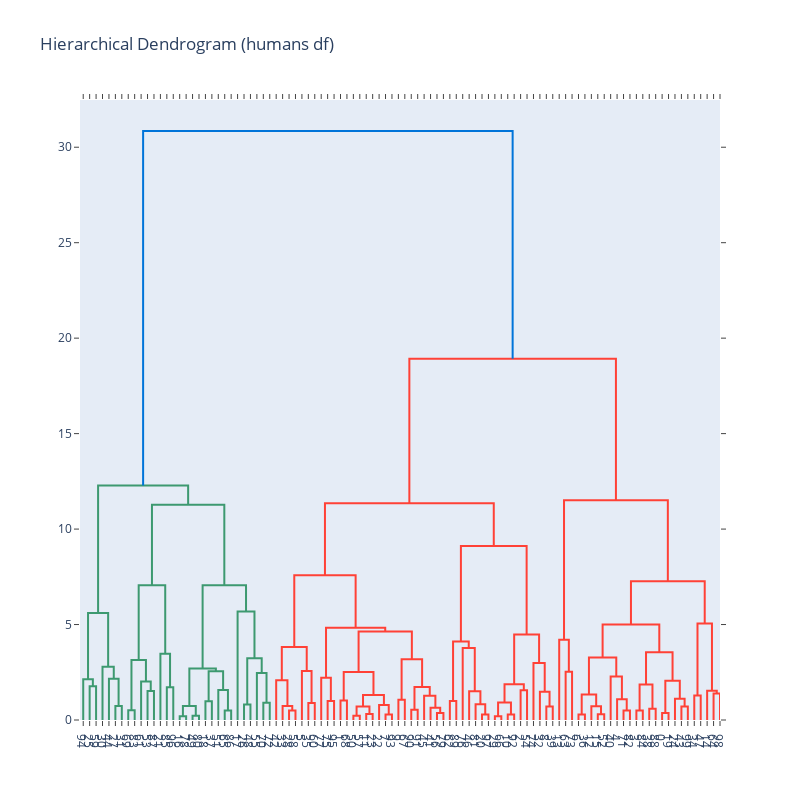

The cell this chart's notebook holds for it:
### Code cell
hr_df = df[['che_di', 'hip_gi']]
fig = ff.create_dendrogram(hr_df.sample(100))
fig.update_layout(title='Hierarchical Dendrogram (humans df)',
                  width=800, height=800)
fig.show()

### Figure 1 — Plotly figure (JSON) as saved in the notebook; plotly's stock layout.template omitted (floating-point values rounded to 4 significant figures)
{"data": [{"hoverinfo": "text", "marker": {"color": "rgb(61,153,112)"}, "mode": "lines", "type": "scatter", "x": [15, 15, 25, 25], "xaxis": "x", "y": [0, 1.772, 1.772, 0], "yaxis": "y"}, {"hoverinfo": "text", "marker": {"color": "rgb(61,153,112)"}, "mode": "lines", "type": "scatter", "x": [5, 5, 20, 20], "xaxis": "x", "y": [0, 2.138, 2.138, 1.772], "yaxis": "y"}, {"hoverinfo": "text", "marker": {"color": "rgb(61,153,112)"}, "mode": "lines", "type": "scatter", "x": [55, 55, 65, 65], "xaxis": "x", "y": [0, 0.728, 0.728, 0], "yaxis": "y"}, {"hoverinfo": "text", "marker": {"color": "rgb(61,153,112)"}, "mode": "lines", "type": "scatter", "x": [45, 45, 60, 60], "xaxis": "x", "y": [0, 2.163, 2.163, 0.728], "yaxis": "y"}, {"hoverinfo": "text", "marker": {"color": "rgb(61,153,112)"}, "mode": "lines", "type": "scatter", "x": [35, 35, 52.5, 52.5], "xaxis": "x", "y": [0, 2.789, 2.789, 2.163], "yaxis": "y"}, {"hoverinfo": "text", "marker": {"color": "rgb(61,153,112)"}, "mode": "lines", "type": "scatter", "x": [12.5, 12.5, 43.75, 43.75], "xaxis": "x", "y": [2.138, 5.608, 5.608, 2.789], "yaxis": "y"}, {"hoverinfo": "text", "marker": {"color": "rgb(61,153,112)"}, "mode": "lines", "type": "scatter", "x": [75, 75, 85, 85], "xaxis": "x", "y": [0, 0.5099, 0.5099, 0], "yaxis": "y"}, {"hoverinfo": "text", "marker": {"color": "rgb(61,153,112)"}, "mode": "lines", "type": "scatter", "x": [105, 105, 115, 115], "xaxis": "x", "y": [0, 1.513, 1.513, 0], "yaxis": "y"}, {"hoverinfo": "text", "marker": {"color": "rgb(61,153,112)"}, "mode": "lines", "type": "scatter", "x": [95, 95, 110, 110], "xaxis": "x", "y": [0, 2.012, 2.012, 1.513], "yaxis": "y"}, {"hoverinfo": "text", "marker": {"color": "rgb(61,153,112)"}, "mode": "lines", "type": "scatter", "x": [80, 80, 102.5, 102.5], "xaxis": "x", "y": [0.5099, 3.138, 3.138, 2.012], "yaxis": "y"}, {"hoverinfo": "text", "marker": {"color": "rgb(61,153,112)"}, "mode": "lines", "type": "scatter", "x": [135, 135, 145, 145], "xaxis": "x", "y": [0, 1.72, 1.72, 0], "yaxis": "y"}, {"hoverinfo": "text", "marker": {"color": "rgb(61,153,112)"}, "mode": "lines", "type": "scatter", "x": [125, 125, 140, 140], "xaxis": "x", "y": [0, 3.466, 3.466, 1.72], "yaxis": "y"}, {"hoverinfo": "text", "marker": {"color": "rgb(61,153,112)"}, "mode": "lines", "type": "scatter", "x": [91.25, 91.25, 132.5, 132.5], "xaxis": "x", "y": [3.138, 7.06, 7.06, 3.466], "yaxis": "y"}, {"hoverinfo": "text", "marker": {"color": "rgb(61,153,112)"}, "mode": "lines", "type": "scatter", "x": [155, 155, 165, 165], "xaxis": "x", "y": [0, 0.2, 0.2, 0], "yaxis": "y"}, {"hoverinfo": "text", "marker": {"color": "rgb(61,153,112)"}, "mode": "lines", "type": "scatter", "x": [175, 175, 185, 185], "xaxis": "x", "y": [0, 0.2236, 0.2236, 0], "yaxis": "y"}, {"hoverinfo": "text", "marker": {"color": "rgb(61,153,112)"}, "mode": "lines", "type": "scatter", "x": [160, 160, 180, 180], "xaxis": "x", "y": [0.2, 0.728, 0.728, 0.2236], "yaxis": "y"}, {"hoverinfo": "text", "marker": {"color": "rgb(61,153,112)"}, "mode": "lines", "type": "scatter", "x": [195, 195, 205, 205], "xaxis": "x", "y": [0, 0.9849, 0.9849, 0], "yaxis": "y"}, {"hoverinfo": "text", "marker": {"color": "rgb(61,153,112)"}, "mode": "lines", "type": "scatter", "x": [225, 225, 235, 235], "xaxis": "x", "y": [0, 0.5, 0.5, 0], "yaxis": "y"}, {"hoverinfo": "text", "marker": {"color": "rgb(61,153,112)"}, "mode": "lines", "type": "scatter", "x": [215, 215, 230, 230], "xaxis": "x", "y": [0, 1.565, 1.565, 0.5], "yaxis": "y"}, {"hoverinfo": "text", "marker": {"color": "rgb(61,153,112)"}, "mode": "lines", "type": "scatter", "x": [200, 200, 222.5, 222.5], "xaxis": "x", "y": [0.9849, 2.55, 2.55, 1.565], "yaxis": "y"}, {"hoverinfo": "text", "marker": {"color": "rgb(61,153,112)"}, "mode": "lines", "type": "scatter", "x": [170, 170, 211.2, 211.2], "xaxis": "x", "y": [0.728, 2.693, 2.693, 2.55], "yaxis": "y"}, {"hoverinfo": "text", "marker": {"color": "rgb(61,153,112)"}, "mode": "lines", "type": "scatter", "x": [255, 255, 265, 265], "xaxis": "x", "y": [0, 0.8062, 0.8062, 0], "yaxis": "y"}, {"hoverinfo": "text", "marker": {"color": "rgb(61,153,112)"}, "mode": "lines", "type": "scatter", "x": [285, 285, 295, 295], "xaxis": "x", "y": [0, 0.9, 0.9, 0], "yaxis": "y"}, {"hoverinfo": "text", "marker": {"color": "rgb(61,153,112)"}, "mode": "lines", "type": "scatter", "x": [275, 275, 290, 290], "xaxis": "x", "y": [0, 2.46, 2.46, 0.9], "yaxis": "y"}, {"hoverinfo": "text", "marker": {"color": "rgb(61,153,112)"}, "mode": "lines", "type": "scatter", "x": [260, 260, 282.5, 282.5], "xaxis": "x", "y": [0.8062, 3.239, 3.239, 2.46], "yaxis": "y"}, {"hoverinfo": "text", "marker": {"color": "rgb(61,153,112)"}, "mode": "lines", "type": "scatter", "x": [245, 245, 271.2, 271.2], "xaxis": "x", "y": [0, 5.686, 5.686, 3.239], "yaxis": "y"}, {"hoverinfo": "text", "marker": {"color": "rgb(61,153,112)"}, "mode": "lines", "type": "scatter", "x": [190.6, 190.6, 258.1, 258.1], "xaxis": "x", "y": [2.693, 7.061, 7.061, 5.686], "yaxis": "y"}, {"hoverinfo": "text", "marker": {"color": "rgb(61,153,112)"}, "mode": "lines", "type": "scatter", "x": [111.9, 111.9, 224.4, 224.4], "xaxis": "x", "y": [7.06, 11.27, 11.27, 7.061], "yaxis": "y"}, {"hoverinfo": "text", "marker": {"color": "rgb(61,153,112)"}, "mode": "lines", "type": "scatter", "x": [28.12, 28.12, 168.1, 168.1], "xaxis": "x", "y": [5.608, 12.28, 12.28, 11.27], "yaxis": "y"}, {"hoverinfo": "text", "marker": {"color": "rgb(255,65,54)"}, "mode": "lines", "type": "scatter", "x": [325, 325, 335, 335], "xaxis": "x", "y": [0, 0.5, 0.5, 0], "yaxis": "y"}, {"hoverinfo": "text", "marker": {"color": "rgb(255,65,54)"}, "mode": "lines", "type": "scatter", "x": [315, 315, 330, 330], "xaxis": "x", "y": [0, 0.728, 0.728, 0.5], "yaxis": "y"}, {"hoverinfo": "text", "marker": {"color": "rgb(255,65,54)"}, "mode": "lines", "type": "scatter", "x": [305, 305, 322.5, 322.5], "xaxis": "x", "y": [0, 2.088, 2.088, 0.728], "yaxis": "y"}, {"hoverinfo": "text", "marker": {"color": "rgb(255,65,54)"}, "mode": "lines", "type": "scatter", "x": [355, 355, 365, 365], "xaxis": "x", "y": [0, 0.8944, 0.8944, 0], "yaxis": "y"}, {"hoverinfo": "text", "marker": {"color": "rgb(255,65,54)"}, "mode": "lines", "type": "scatter", "x": [345, 345, 360, 360], "xaxis": "x", "y": [0, 2.563, 2.563, 0.8944], "yaxis": "y"}, {"hoverinfo": "text", "marker": {"color": "rgb(255,65,54)"}, "mode": "lines", "type": "scatter", "x": [313.8, 313.8, 352.5, 352.5], "xaxis": "x", "y": [2.088, 3.818, 3.818, 2.563], "yaxis": "y"}, {"hoverinfo": "text", "marker": {"color": "rgb(255,65,54)"}, "mode": "lines", "type": "scatter", "x": [385, 385, 395, 395], "xaxis": "x", "y": [0, 1.0, 1.0, 0], "yaxis": "y"}, {"hoverinfo": "text", "marker": {"color": "rgb(255,65,54)"}, "mode": "lines", "type": "scatter", "x": [375, 375, 390, 390], "xaxis": "x", "y": [0, 2.214, 2.214, 1.0], "yaxis": "y"}, {"hoverinfo": "text", "marker": {"color": "rgb(255,65,54)"}, "mode": "lines", "type": "scatter", "x": [405, 405, 415, 415], "xaxis": "x", "y": [0, 1.02, 1.02, 0], "yaxis": "y"}, {"hoverinfo": "text", "marker": {"color": "rgb(255,65,54)"}, "mode": "lines", "type": "scatter", "x": [425, 425, 435, 435], "xaxis": "x", "y": [0, 0.2236, 0.2236, 0], "yaxis": "y"}, {"hoverinfo": "text", "marker": {"color": "rgb(255,65,54)"}, "mode": "lines", "type": "scatter", "x": [445, 445, 455, 455], "xaxis": "x", "y": [0, 0.3162, 0.3162, 0], "yaxis": "y"}, {"hoverinfo": "text", "marker": {"color": "rgb(255,65,54)"}, "mode": "lines", "type": "scatter", "x": [430, 430, 450, 450], "xaxis": "x", "y": [0.2236, 0.7071, 0.7071, 0.3162], "yaxis": "y"}, {"hoverinfo": "text", "marker": {"color": "rgb(255,65,54)"}, "mode": "lines", "type": "scatter", "x": [475, 475, 485, 485], "xaxis": "x", "y": [0, 0.2828, 0.2828, 0], "yaxis": "y"}, {"hoverinfo": "text", "marker": {"color": "rgb(255,65,54)"}, "mode": "lines", "type": "scatter", "x": [465, 465, 480, 480], "xaxis": "x", "y": [0, 0.781, 0.781, 0.2828], "yaxis": "y"}, {"hoverinfo": "text", "marker": {"color": "rgb(255,65,54)"}, "mode": "lines", "type": "scatter", "x": [440, 440, 472.5, 472.5], "xaxis": "x", "y": [0.7071, 1.315, 1.315, 0.781], "yaxis": "y"}, {"hoverinfo": "text", "marker": {"color": "rgb(255,65,54)"}, "mode": "lines", "type": "scatter", "x": [410, 410, 456.2, 456.2], "xaxis": "x", "y": [1.02, 2.508, 2.508, 1.315], "yaxis": "y"}, {"hoverinfo": "text", "marker": {"color": "rgb(255,65,54)"}, "mode": "lines", "type": "scatter", "x": [495, 495, 505, 505], "xaxis": "x", "y": [0, 1.063, 1.063, 0], "yaxis": "y"}, {"hoverinfo": "text", "marker": {"color": "rgb(255,65,54)"}, "mode": "lines", "type": "scatter", "x": [515, 515, 525, 525], "xaxis": "x", "y": [0, 0.5385, 0.5385, 0], "yaxis": "y"}, {"hoverinfo": "text", "marker": {"color": "rgb(255,65,54)"}, "mode": "lines", "type": "scatter", "x": [555, 555, 565, 565], "xaxis": "x", "y": [0, 0.3606, 0.3606, 0], "yaxis": "y"}, {"hoverinfo": "text", "marker": {"color": "rgb(255,65,54)"}, "mode": "lines", "type": "scatter", "x": [545, 545, 560, 560], "xaxis": "x", "y": [0, 0.6403, 0.6403, 0.3606], "yaxis": "y"}, {"hoverinfo": "text", "marker": {"color": "rgb(255,65,54)"}, "mode": "lines", "type": "scatter", "x": [535, 535, 552.5, 552.5], "xaxis": "x", "y": [0, 1.265, 1.265, 0.6403], "yaxis": "y"}, {"hoverinfo": "text", "marker": {"color": "rgb(255,65,54)"}, "mode": "lines", "type": "scatter", "x": [520, 520, 543.8, 543.8], "xaxis": "x", "y": [0.5385, 1.726, 1.726, 1.265], "yaxis": "y"}, {"hoverinfo": "text", "marker": {"color": "rgb(255,65,54)"}, "mode": "lines", "type": "scatter", "x": [500, 500, 531.9, 531.9], "xaxis": "x", "y": [1.063, 3.178, 3.178, 1.726], "yaxis": "y"}, {"hoverinfo": "text", "marker": {"color": "rgb(255,65,54)"}, "mode": "lines", "type": "scatter", "x": [433.1, 433.1, 515.9, 515.9], "xaxis": "x", "y": [2.508, 4.632, 4.632, 3.178], "yaxis": "y"}, {"hoverinfo": "text", "marker": {"color": "rgb(255,65,54)"}, "mode": "lines", "type": "scatter", "x": [382.5, 382.5, 474.5, 474.5], "xaxis": "x", "y": [2.214, 4.83, 4.83, 4.632], "yaxis": "y"}, {"hoverinfo": "text", "marker": {"color": "rgb(255,65,54)"}, "mode": "lines", "type": "scatter", "x": [333.1, 333.1, 428.5, 428.5], "xaxis": "x", "y": [3.818, 7.58, 7.58, 4.83], "yaxis": "y"}, {"hoverinfo": "text", "marker": {"color": "rgb(255,65,54)"}, "mode": "lines", "type": "scatter", "x": [575, 575, 585, 585], "xaxis": "x", "y": [0, 0.9899, 0.9899, 0], "yaxis": "y"}, {"hoverinfo": "text", "marker": {"color": "rgb(255,65,54)"}, "mode": "lines", "type": "scatter", "x": [625, 625, 635, 635], "xaxis": "x", "y": [0, 0.2828, 0.2828, 0], "yaxis": "y"}, {"hoverinfo": "text", "marker": {"color": "rgb(255,65,54)"}, "mode": "lines", "type": "scatter", "x": [615, 615, 630, 630], "xaxis": "x", "y": [0, 0.8246, 0.8246, 0.2828], "yaxis": "y"}, {"hoverinfo": "text", "marker": {"color": "rgb(255,65,54)"}, "mode": "lines", "type": "scatter", "x": [605, 605, 622.5, 622.5], "xaxis": "x", "y": [0, 1.5, 1.5, 0.8246], "yaxis": "y"}, {"hoverinfo": "text", "marker": {"color": "rgb(255,65,54)"}, "mode": "lines", "type": "scatter", "x": [595, 595, 613.8, 613.8], "xaxis": "x", "y": [0, 3.766, 3.766, 1.5], "yaxis": "y"}, {"hoverinfo": "text", "marker": {"color": "rgb(255,65,54)"}, "mode": "lines", "type": "scatter", "x": [580, 580, 604.4, 604.4], "xaxis": "x", "y": [0.9899, 4.115, 4.115, 3.766], "yaxis": "y"}, {"hoverinfo": "text", "marker": {"color": "rgb(255,65,54)"}, "mode": "lines", "type": "scatter", "x": [645, 645, 655, 655], "xaxis": "x", "y": [0, 0.2, 0.2, 0], "yaxis": "y"}, {"hoverinfo": "text", "marker": {"color": "rgb(255,65,54)"}, "mode": "lines", "type": "scatter", "x": [665, 665, 675, 675], "xaxis": "x", "y": [0, 0.2828, 0.2828, 0], "yaxis": "y"}, {"hoverinfo": "text", "marker": {"color": "rgb(255,65,54)"}, "mode": "lines", "type": "scatter", "x": [650, 650, 670, 670], "xaxis": "x", "y": [0.2, 0.922, 0.922, 0.2828], "yaxis": "y"}, {"hoverinfo": "text", "marker": {"color": "rgb(255,65,54)"}, "mode": "lines", "type": "scatter", "x": [685, 685, 695, 695], "xaxis": "x", "y": [0, 1.556, 1.556, 0], "yaxis": "y"}, {"hoverinfo": "text", "marker": {"color": "rgb(255,65,54)"}, "mode": "lines", "type": "scatter", "x": [660, 660, 690, 690], "xaxis": "x", "y": [0.922, 1.868, 1.868, 1.556], "yaxis": "y"}, {"hoverinfo": "text", "marker": {"color": "rgb(255,65,54)"}, "mode": "lines", "type": "scatter", "x": [725, 725, 735, 735], "xaxis": "x", "y": [0, 0.7071, 0.7071, 0], "yaxis": "y"}, {"hoverinfo": "text", "marker": {"color": "rgb(255,65,54)"}, "mode": "lines", "type": "scatter", "x": [715, 715, 730, 730], "xaxis": "x", "y": [0, 1.476, 1.476, 0.7071], "yaxis": "y"}, {"hoverinfo": "text", "marker": {"color": "rgb(255,65,54)"}, "mode": "lines", "type": "scatter", "x": [705, 705, 722.5, 722.5], "xaxis": "x", "y": [0, 2.983, 2.983, 1.476], "yaxis": "y"}, {"hoverinfo": "text", "marker": {"color": "rgb(255,65,54)"}, "mode": "lines", "type": "scatter", "x": [675, 675, 713.8, 713.8], "xaxis": "x", "y": [1.868, 4.478, 4.478, 2.983], "yaxis": "y"}, {"hoverinfo": "text", "marker": {"color": "rgb(255,65,54)"}, "mode": "lines", "type": "scatter", "x": [592.2, 592.2, 694.4, 694.4], "xaxis": "x", "y": [4.115, 9.109, 9.109, 4.478], "yaxis": "y"}, {"hoverinfo": "text", "marker": {"color": "rgb(255,65,54)"}, "mode": "lines", "type": "scatter", "x": [380.8, 380.8, 643.3, 643.3], "xaxis": "x", "y": [7.58, 11.36, 11.36, 9.109], "yaxis": "y"}, {"hoverinfo": "text", "marker": {"color": "rgb(255,65,54)"}, "mode": "lines", "type": "scatter", "x": [755, 755, 765, 765], "xaxis": "x", "y": [0, 2.53, 2.53, 0], "yaxis": "y"}, {"hoverinfo": "text", "marker": {"color": "rgb(255,65,54)"}, "mode": "lines", "type": "scatter", "x": [745, 745, 760, 760], "xaxis": "x", "y": [0, 4.205, 4.205, 2.53], "yaxis": "y"}, {"hoverinfo": "text", "marker": {"color": "rgb(255,65,54)"}, "mode": "lines", "type": "scatter", "x": [775, 775, 785, 785], "xaxis": "x", "y": [0, 0.2828, 0.2828, 0], "yaxis": "y"}, {"hoverinfo": "text", "marker": {"color": "rgb(255,65,54)"}, "mode": "lines", "type": "scatter", "x": [805, 805, 815, 815], "xaxis": "x", "y": [0, 0.3, 0.3, 0], "yaxis": "y"}, {"hoverinfo": "text", "marker": {"color": "rgb(255,65,54)"}, "mode": "lines", "type": "scatter", "x": [795, 795, 810, 810], "xaxis": "x", "y": [0, 0.7211, 0.7211, 0.3], "yaxis": "y"}, {"hoverinfo": "text", "marker": {"color": "rgb(255,65,54)"}, "mode": "lines", "type": "scatter", "x": [780, 780, 802.5, 802.5], "xaxis": "x", "y": [0.2828, 1.342, 1.342, 0.7211], "yaxis": "y"}, {"hoverinfo": "text", "marker": {"color": "rgb(255,65,54)"}, "mode": "lines", "type": "scatter", "x": [845, 845, 855, 855], "xaxis": "x", "y": [0, 0.5, 0.5, 0], "yaxis": "y"}, {"hoverinfo": "text", "marker": {"color": "rgb(255,65,54)"}, "mode": "lines", "type": "scatter", "x": [835, 835, 850, 850], "xaxis": "x", "y": [0, 1.082, 1.082, 0.5], "yaxis": "y"}, {"hoverinfo": "text", "marker": {"color": "rgb(255,65,54)"}, "mode": "lines", "type": "scatter", "x": [825, 825, 842.5, 842.5], "xaxis": "x", "y": [0, 2.285, 2.285, 1.082], "yaxis": "y"}, {"hoverinfo": "text", "marker": {"color": "rgb(255,65,54)"}, "mode": "lines", "type": "scatter", "x": [791.2, 791.2, 833.8, 833.8], "xaxis": "x", "y": [1.342, 3.276, 3.276, 2.285], "yaxis": "y"}, {"hoverinfo": "text", "marker": {"color": "rgb(255,65,54)"}, "mode": "lines", "type": "scatter", "x": [865, 865, 875, 875], "xaxis": "x", "y": [0, 0.5, 0.5, 0], "yaxis": "y"}, {"hoverinfo": "text", "marker": {"color": "rgb(255,65,54)"}, "mode": "lines", "type": "scatter", "x": [885, 885, 895, 895], "xaxis": "x", "y": [0, 0.5831, 0.5831, 0], "yaxis": "y"}, {"hoverinfo": "text", "marker": {"color": "rgb(255,65,54)"}, "mode": "lines", "type": "scatter", "x": [870, 870, 890, 890], "xaxis": "x", "y": [0.5, 1.86, 1.86, 0.5831], "yaxis": "y"}, {"hoverinfo": "text", "marker": {"color": "rgb(255,65,54)"}, "mode": "lines", "type": "scatter", "x": [905, 905, 915, 915], "xaxis": "x", "y": [0, 0.3606, 0.3606, 0], "yaxis": "y"}, {"hoverinfo": "text", "marker": {"color": "rgb(255,65,54)"}, "mode": "lines", "type": "scatter", "x": [935, 935, 945, 945], "xaxis": "x", "y": [0, 0.7071, 0.7071, 0], "yaxis": "y"}, {"hoverinfo": "text", "marker": {"color": "rgb(255,65,54)"}, "mode": "lines", "type": "scatter", "x": [925, 925, 940, 940], "xaxis": "x", "y": [0, 1.118, 1.118, 0.7071], "yaxis": "y"}, {"hoverinfo": "text", "marker": {"color": "rgb(255,65,54)"}, "mode": "lines", "type": "scatter", "x": [910, 910, 932.5, 932.5], "xaxis": "x", "y": [0.3606, 2.062, 2.062, 1.118], "yaxis": "y"}, {"hoverinfo": "text", "marker": {"color": "rgb(255,65,54)"}, "mode": "lines", "type": "scatter", "x": [880, 880, 921.2, 921.2], "xaxis": "x", "y": [1.86, 3.551, 3.551, 2.062], "yaxis": "y"}, {"hoverinfo": "text", "marker": {"color": "rgb(255,65,54)"}, "mode": "lines", "type": "scatter", "x": [812.5, 812.5, 900.6, 900.6], "xaxis": "x", "y": [3.276, 5, 5, 3.551], "yaxis": "y"}, {"hoverinfo": "text", "marker": {"color": "rgb(255,65,54)"}, "mode": "lines", "type": "scatter", "x": [955, 955, 965, 965], "xaxis": "x", "y": [0, 1.281, 1.281, 0], "yaxis": "y"}, {"hoverinfo": "text", "marker": {"color": "rgb(255,65,54)"}, "mode": "lines", "type": "scatter", "x": [985, 985, 995, 995], "xaxis": "x", "y": [0, 1.393, 1.393, 0], "yaxis": "y"}, {"hoverinfo": "text", "marker": {"color": "rgb(255,65,54)"}, "mode": "lines", "type": "scatter", "x": [975, 975, 990, 990], "xaxis": "x", "y": [0, 1.53, 1.53, 1.393], "yaxis": "y"}, {"hoverinfo": "text", "marker": {"color": "rgb(255,65,54)"}, "mode": "lines", "type": "scatter", "x": [960, 960, 982.5, 982.5], "xaxis": "x", "y": [1.281, 5.057, 5.057, 1.53], "yaxis": "y"}, {"hoverinfo": "text", "marker": {"color": "rgb(255,65,54)"}, "mode": "lines", "type": "scatter", "x": [856.6, 856.6, 971.2, 971.2], "xaxis": "x", "y": [5, 7.262, 7.262, 5.057], "yaxis": "y"}, {"hoverinfo": "text", "marker": {"color": "rgb(255,65,54)"}, "mode": "lines", "type": "scatter", "x": [752.5, 752.5, 913.9, 913.9], "xaxis": "x", "y": [4.205, 11.5, 11.5, 7.262], "yaxis": "y"}, {"hoverinfo": "text", "marker": {"color": "rgb(255,65,54)"}, "mode": "lines", "type": "scatter", "x": [512.1, 512.1, 833.2, 833.2], "xaxis": "x", "y": [11.36, 18.93, 18.93, 11.5], "yaxis": "y"}, {"hoverinfo": "text", "marker": {"color": "rgb(0,116,217)"}, "mode": "lines", "type": "scatter", "x": [98.12, 98.12, 672.6, 672.6], "xaxis": "x", "y": [12.28, 30.85, 30.85, 18.93], "yaxis": "y"}], "layout": {"autosize": false, "height": 800, "hovermode": "closest", "showlegend": false, "title": {"text": "Hierarchical Dendrogram (humans df)"}, "width": 800, "xaxis": {"mirror": "allticks", "rangemode": "tozero", "showgrid": false, "showline": true, "showticklabels": true, "tickmode": "array", "ticks": "outside", "ticktext": ["94", "25", "59", "30", "44", "27", "31", "69", "83", "61", "53", "87", "21", "85", "96", "16", "78", "49", "80", "18", "37", "51", "65", "86", "17", "26", "48", "55", "70", "72", "42", "33", "28", "58", "5", "35", "60", "77", "75", "95", "1", "68", "50", "57", "11", "23", "22", "7", "93", "9", "67", "90", "91", "45", "41", "56", "79", "62", "89", "76", "46", "81", "20", "97", "29", "66", "10", "92", "2", "54", "74", "32", "8", "39", "13", "63", "73", "6", "36", "12", "15", "52", "40", "4", "71", "82", "3", "84", "38", "88", "0", "19", "24", "43", "99", "34", "47", "14", "64", "98"], "tickvals": [5, 15, 25, 35, 45, 55, 65, 75, 85, 95, 105, 115, 125, 135, 145, 155, 165, 175, 185, 195, 205, 215, 225, 235, 245, 255, 265, 275, 285, 295, 305, 315, 325, 335, 345, 355, 365, 375, 385, 395, 405, 415, 425, 435, 445, 455, 465, 475, 485, 495, 505, 515, 525, 535, 545, 555, 565, 575, 585, 595, 605, 615, 625, 635, 645, 655, 665, 675, 685, 695, 705, 715, 725, 735, 745, 755, 765, 775, 785, 795, 805, 815, 825, 835, 845, 855, 865, 875, 885, 895, 905, 915, 925, 935, 945, 955, 965, 975, 985, 995], "type": "linear", "zeroline": false}, "yaxis": {"mirror": "allticks", "rangemode": "tozero", "showgrid": false, "showline": true, "showticklabels": true, "ticks": "outside", "type": "linear", "zeroline": false}}}
